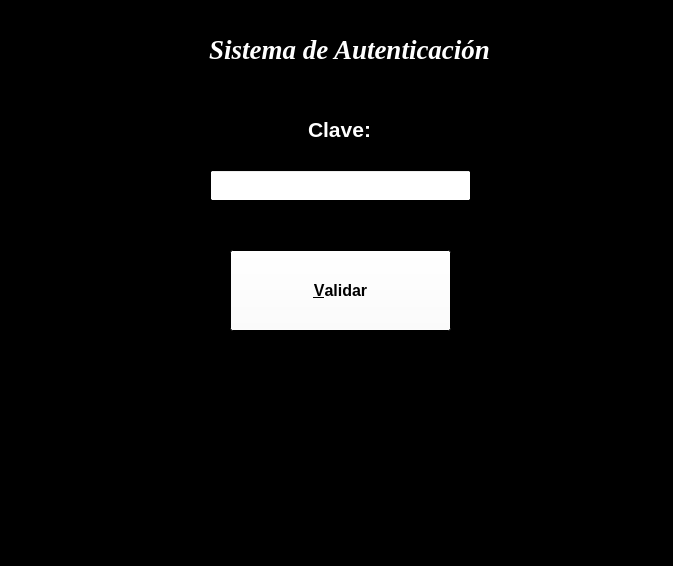
<?xml version="1.0" encoding="UTF-8"?>
<ui version="4.0">
 <class>Form</class>
 <widget class="QWidget" name="Form">
  <property name="geometry">
   <rect>
    <x>0</x>
    <y>0</y>
    <width>673</width>
    <height>566</height>
   </rect>
  </property>
  <property name="palette">
   <palette>
    <active>
     <colorrole role="Base">
      <brush brushstyle="SolidPattern">
       <color alpha="255">
        <red>255</red>
        <green>255</green>
        <blue>255</blue>
       </color>
      </brush>
     </colorrole>
     <colorrole role="Window">
      <brush brushstyle="SolidPattern">
       <color alpha="255">
        <red>0</red>
        <green>0</green>
        <blue>0</blue>
       </color>
      </brush>
     </colorrole>
    </active>
    <inactive>
     <colorrole role="Base">
      <brush brushstyle="SolidPattern">
       <color alpha="255">
        <red>255</red>
        <green>255</green>
        <blue>255</blue>
       </color>
      </brush>
     </colorrole>
     <colorrole role="Window">
      <brush brushstyle="SolidPattern">
       <color alpha="255">
        <red>0</red>
        <green>0</green>
        <blue>0</blue>
       </color>
      </brush>
     </colorrole>
    </inactive>
    <disabled>
     <colorrole role="Base">
      <brush brushstyle="SolidPattern">
       <color alpha="255">
        <red>0</red>
        <green>0</green>
        <blue>0</blue>
       </color>
      </brush>
     </colorrole>
     <colorrole role="Window">
      <brush brushstyle="SolidPattern">
       <color alpha="255">
        <red>0</red>
        <green>0</green>
        <blue>0</blue>
       </color>
      </brush>
     </colorrole>
    </disabled>
   </palette>
  </property>
  <property name="font">
   <font>
    <family>MS Serif</family>
    <pointsize>10</pointsize>
    <italic>false</italic>
   </font>
  </property>
  <property name="windowTitle">
   <string>Sistema de Autenticación</string>
  </property>
  <property name="autoFillBackground">
   <bool>false</bool>
  </property>
  <widget class="QLineEdit" name="textBoxClave">
   <property name="geometry">
    <rect>
     <x>210</x>
     <y>170</y>
     <width>261</width>
     <height>31</height>
    </rect>
   </property>
   <property name="font">
    <font>
     <pointsize>15</pointsize>
     <weight>75</weight>
     <bold>true</bold>
    </font>
   </property>
   <property name="echoMode">
    <enum>QLineEdit::Password</enum>
   </property>
  </widget>
  <widget class="QLabel" name="label">
   <property name="enabled">
    <bool>true</bool>
   </property>
   <property name="geometry">
    <rect>
     <x>150</x>
     <y>20</y>
     <width>399</width>
     <height>59</height>
    </rect>
   </property>
   <property name="palette">
    <palette>
     <active>
      <colorrole role="WindowText">
       <brush brushstyle="SolidPattern">
        <color alpha="255">
         <red>255</red>
         <green>255</green>
         <blue>255</blue>
        </color>
       </brush>
      </colorrole>
     </active>
     <inactive>
      <colorrole role="WindowText">
       <brush brushstyle="SolidPattern">
        <color alpha="255">
         <red>255</red>
         <green>255</green>
         <blue>255</blue>
        </color>
       </brush>
      </colorrole>
     </inactive>
     <disabled>
      <colorrole role="WindowText">
       <brush brushstyle="SolidPattern">
        <color alpha="255">
         <red>120</red>
         <green>120</green>
         <blue>120</blue>
        </color>
       </brush>
      </colorrole>
     </disabled>
    </palette>
   </property>
   <property name="font">
    <font>
     <family>Times New Roman</family>
     <pointsize>20</pointsize>
     <weight>75</weight>
     <italic>true</italic>
     <bold>true</bold>
    </font>
   </property>
   <property name="text">
    <string>Sistema de Autenticación</string>
   </property>
   <property name="alignment">
    <set>Qt::AlignCenter</set>
   </property>
  </widget>
  <widget class="QLabel" name="labelImage">
   <property name="geometry">
    <rect>
     <x>10</x>
     <y>10</y>
     <width>141</width>
     <height>81</height>
    </rect>
   </property>
   <property name="text">
    <string>TextLabel</string>
   </property>
  </widget>
  <widget class="QLabel" name="label_2">
   <property name="enabled">
    <bool>true</bool>
   </property>
   <property name="geometry">
    <rect>
     <x>140</x>
     <y>100</y>
     <width>399</width>
     <height>59</height>
    </rect>
   </property>
   <property name="palette">
    <palette>
     <active>
      <colorrole role="WindowText">
       <brush brushstyle="SolidPattern">
        <color alpha="255">
         <red>255</red>
         <green>255</green>
         <blue>255</blue>
        </color>
       </brush>
      </colorrole>
     </active>
     <inactive>
      <colorrole role="WindowText">
       <brush brushstyle="SolidPattern">
        <color alpha="255">
         <red>255</red>
         <green>255</green>
         <blue>255</blue>
        </color>
       </brush>
      </colorrole>
     </inactive>
     <disabled>
      <colorrole role="WindowText">
       <brush brushstyle="SolidPattern">
        <color alpha="255">
         <red>120</red>
         <green>120</green>
         <blue>120</blue>
        </color>
       </brush>
      </colorrole>
     </disabled>
    </palette>
   </property>
   <property name="font">
    <font>
     <family>Arial</family>
     <pointsize>16</pointsize>
     <weight>75</weight>
     <italic>false</italic>
     <bold>true</bold>
    </font>
   </property>
   <property name="text">
    <string>Clave:</string>
   </property>
   <property name="alignment">
    <set>Qt::AlignCenter</set>
   </property>
  </widget>
  <widget class="QPushButton" name="buttonValidar">
   <property name="geometry">
    <rect>
     <x>230</x>
     <y>250</y>
     <width>221</width>
     <height>81</height>
    </rect>
   </property>
   <property name="palette">
    <palette>
     <active>
      <colorrole role="Button">
       <brush brushstyle="SolidPattern">
        <color alpha="255">
         <red>255</red>
         <green>255</green>
         <blue>255</blue>
        </color>
       </brush>
      </colorrole>
     </active>
     <inactive>
      <colorrole role="Button">
       <brush brushstyle="SolidPattern">
        <color alpha="255">
         <red>255</red>
         <green>255</green>
         <blue>255</blue>
        </color>
       </brush>
      </colorrole>
     </inactive>
     <disabled>
      <colorrole role="Button">
       <brush brushstyle="SolidPattern">
        <color alpha="255">
         <red>255</red>
         <green>255</green>
         <blue>255</blue>
        </color>
       </brush>
      </colorrole>
     </disabled>
    </palette>
   </property>
   <property name="font">
    <font>
     <family>Arial</family>
     <pointsize>12</pointsize>
     <weight>75</weight>
     <bold>true</bold>
    </font>
   </property>
   <property name="text">
    <string>&amp;Validar</string>
   </property>
  </widget>
  <widget class="QLabel" name="labelTrue">
   <property name="enabled">
    <bool>true</bool>
   </property>
   <property name="geometry">
    <rect>
     <x>150</x>
     <y>370</y>
     <width>399</width>
     <height>59</height>
    </rect>
   </property>
   <property name="palette">
    <palette>
     <active>
      <colorrole role="WindowText">
       <brush brushstyle="SolidPattern">
        <color alpha="255">
         <red>0</red>
         <green>255</green>
         <blue>0</blue>
        </color>
       </brush>
      </colorrole>
      <colorrole role="BrightText">
       <brush brushstyle="SolidPattern">
        <color alpha="255">
         <red>0</red>
         <green>0</green>
         <blue>0</blue>
        </color>
       </brush>
      </colorrole>
     </active>
     <inactive>
      <colorrole role="WindowText">
       <brush brushstyle="SolidPattern">
        <color alpha="255">
         <red>0</red>
         <green>255</green>
         <blue>0</blue>
        </color>
       </brush>
      </colorrole>
      <colorrole role="BrightText">
       <brush brushstyle="SolidPattern">
        <color alpha="255">
         <red>0</red>
         <green>0</green>
         <blue>0</blue>
        </color>
       </brush>
      </colorrole>
     </inactive>
     <disabled>
      <colorrole role="WindowText">
       <brush brushstyle="SolidPattern">
        <color alpha="255">
         <red>120</red>
         <green>120</green>
         <blue>120</blue>
        </color>
       </brush>
      </colorrole>
      <colorrole role="BrightText">
       <brush brushstyle="SolidPattern">
        <color alpha="255">
         <red>0</red>
         <green>0</green>
         <blue>0</blue>
        </color>
       </brush>
      </colorrole>
     </disabled>
    </palette>
   </property>
   <property name="font">
    <font>
     <family>Arial</family>
     <pointsize>16</pointsize>
     <weight>75</weight>
     <italic>false</italic>
     <bold>true</bold>
    </font>
   </property>
   <property name="text">
    <string/>
   </property>
   <property name="alignment">
    <set>Qt::AlignCenter</set>
   </property>
  </widget>
  <widget class="QLabel" name="labelFalse">
   <property name="enabled">
    <bool>true</bool>
   </property>
   <property name="geometry">
    <rect>
     <x>150</x>
     <y>460</y>
     <width>399</width>
     <height>59</height>
    </rect>
   </property>
   <property name="palette">
    <palette>
     <active>
      <colorrole role="WindowText">
       <brush brushstyle="SolidPattern">
        <color alpha="255">
         <red>255</red>
         <green>0</green>
         <blue>0</blue>
        </color>
       </brush>
      </colorrole>
      <colorrole role="BrightText">
       <brush brushstyle="SolidPattern">
        <color alpha="255">
         <red>0</red>
         <green>0</green>
         <blue>0</blue>
        </color>
       </brush>
      </colorrole>
     </active>
     <inactive>
      <colorrole role="WindowText">
       <brush brushstyle="SolidPattern">
        <color alpha="255">
         <red>255</red>
         <green>0</green>
         <blue>0</blue>
        </color>
       </brush>
      </colorrole>
      <colorrole role="BrightText">
       <brush brushstyle="SolidPattern">
        <color alpha="255">
         <red>0</red>
         <green>0</green>
         <blue>0</blue>
        </color>
       </brush>
      </colorrole>
     </inactive>
     <disabled>
      <colorrole role="WindowText">
       <brush brushstyle="SolidPattern">
        <color alpha="255">
         <red>120</red>
         <green>120</green>
         <blue>120</blue>
        </color>
       </brush>
      </colorrole>
      <colorrole role="BrightText">
       <brush brushstyle="SolidPattern">
        <color alpha="255">
         <red>0</red>
         <green>0</green>
         <blue>0</blue>
        </color>
       </brush>
      </colorrole>
     </disabled>
    </palette>
   </property>
   <property name="font">
    <font>
     <family>Arial</family>
     <pointsize>16</pointsize>
     <weight>75</weight>
     <italic>false</italic>
     <bold>true</bold>
    </font>
   </property>
   <property name="text">
    <string/>
   </property>
   <property name="alignment">
    <set>Qt::AlignCenter</set>
   </property>
  </widget>
 </widget>
 <resources/>
 <connections/>
</ui>
